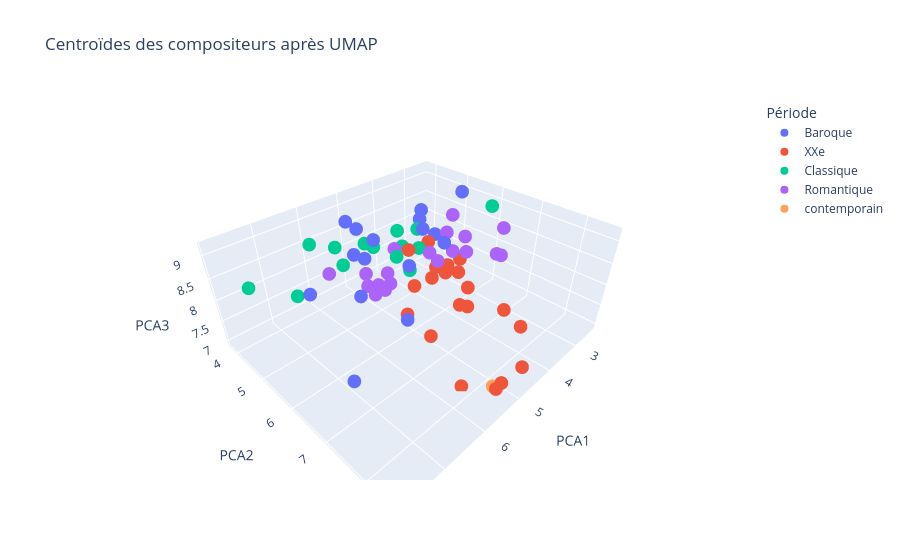

Here is the notebook cell this chart was saved with:
### Code cell
# Calculer les centroïdes pour chaque compositeur
# On retire la colonne 'periode' avant de faire la moyenne
df_X = pd.DataFrame(X_umap_3d)
df_X['composer'] = y
centroides = df_X.groupby('composer').mean()
df_X['periode'] = periodes

# Récupérer la période dominante pour chaque compositeur
periode_centroide = df_X.groupby('composer')['periode'].agg(lambda x: x.value_counts().idxmax())

# Affichage des centroïdes sur plotly (projection PCA 3D pour visualisation)
centroides_pca = centroides.values

fig = px.scatter_3d(
    x=centroides_pca[:, 0],
    y=centroides_pca[:, 1],
    z=centroides_pca[:, 2],
    # text=centroides.index,
    hover_name=centroides.index,
    color=periode_centroide,
    title="Centroïdes des compositeurs après UMAP",
    labels={'x': 'UMAP1', 'y': 'UMAP2', 'z': 'UMAP3', 'color': 'Période'}
)
fig.update_traces(marker=dict(size=8))
fig.show()

### Figure 1 — Plotly figure (JSON) as saved in the notebook; plotly's stock layout.template omitted (floating-point values rounded to 4 significant figures)
{"data": [{"hovertemplate": "<b>%{hovertext}</b><br><br>Période=Baroque<br>PCA1=%{x}<br>PCA2=%{y}<br>PCA3=%{z}<extra></extra>", "hovertext": ["Albinoni; Tomaso", "Bach; Carl Philipp Emanuel", "Bach; Johann Sebastian", "Corelli; Arcangelo", "Couperin; Francois", "Giustini; Lodovico", "Handel; George Frederic", "Lully; Jean-Baptiste", "Mozart; Leopold", "Platti; Giovanni Benedetto", "Purcell; Henry", "Rameau; Jean-Phillipe", "Scarlatti; Domenico", "Stamitz; Johann", "Telemann; Georg Philipp", "Vivaldi; Antonio"], "legendgroup": "Baroque", "marker": {"color": "#636efa", "size": 8, "symbol": "circle"}, "mode": "markers", "name": "Baroque", "scene": "scene", "showlegend": true, "type": "scatter3d", "x": [2.754, 5.378, 5.792, 3.541, 5.917, 5.699, 2.401, 6.718, 4.953, 4.104, 7.856, 6.548, 7.068, 4.28, 5.308, 4.082], "y": [4.006, 6.272, 5.509, 4.726, 5.354, 5.678, 4.994, 7.614, 3.825, 5.721, 7.771, 6.316, 5.584, 6.138, 4.674, 5.352], "z": [8.244, 8.773, 8.775, 8.519, 8.845, 9.201, 8.92, 9.05, 8.637, 8.729, 8.748, 8.711, 8.642, 8.763, 8.903, 8.702]}, {"hovertemplate": "<b>%{hovertext}</b><br><br>Période=XXe<br>PCA1=%{x}<br>PCA2=%{y}<br>PCA3=%{z}<extra></extra>", "hovertext": ["Antheil; George", "Bartok; Bela", "Berg; Alban", "Britten; Benjamin", "Debussy; Claude", "Hindemith; Paul", "Ives; Charles Edward", "Mahler; Gustav", "Messiaen; Olivier", "Milhaud; Darius", "Prokofiew; Sergej", "Ravel; Maurice", "Schoenberg; Arnold", "Shostakovich; Dmitri", "Sibelius; Jean", "Strauss; Richard", "Stravinsky; Igor", "Varese; Edgar", "Webern; Anton", "Weill; Kurt"], "legendgroup": "XXe", "marker": {"color": "#EF553B", "size": 8, "symbol": "circle"}, "mode": "markers", "name": "XXe", "scene": "scene", "showlegend": true, "type": "scatter3d", "x": [4.415, 5.895, 4.593, 4.888, 5.522, 4.574, 4.605, 4.364, 5.596, 4.782, 4.673, 6.283, 4.419, 4.751, 5.074, 4.822, 5.394, 5.556, 5.452, 3.874], "y": [6.735, 7.323, 8.427, 7.287, 6.971, 7.865, 6.228, 5.782, 8.546, 6.675, 6.854, 7.157, 8.163, 7.159, 5.946, 6.667, 6.422, 7.8, 8.549, 6.232], "z": [7.619, 8.054, 7.178, 8.129, 8.91, 8.195, 8.381, 8.674, 7.461, 8.705, 8.581, 8.651, 7.888, 8.421, 8.846, 8.554, 8.41, 6.929, 7.497, 8.257]}, {"hovertemplate": "<b>%{hovertext}</b><br><br>Période=Classique<br>PCA1=%{x}<br>PCA2=%{y}<br>PCA3=%{z}<extra></extra>", "hovertext": ["Bach; Johann Christian", "Beethoven; Ludwig van", "Boccherini; Luigi Rodolofo", "Cimarosa; Domenico", "Clementi; Muzio", "Dussek; Jan Ladislav", "Haydn; Johann Michael", "Haydn; Joseph", "Mozart; Wolfgang Amadeus", "Pleyel; Ignace Joseph", "Rossini; Gioacchino", "Salieri; Antonio", "Schubert; Franz", "Weber; Carl Maria von"], "legendgroup": "Classique", "marker": {"color": "#00cc96", "size": 8, "symbol": "circle"}, "mode": "markers", "name": "Classique", "scene": "scene", "showlegend": true, "type": "scatter3d", "x": [2.442, 4.614, 5.956, 3.896, 6.143, 5.194, 5.404, 5.034, 5.146, 3.884, 7.203, 7.43, 5.363, 4.62], "y": [5.905, 5.762, 5.031, 5.003, 4.205, 5.047, 3.981, 5.559, 4.698, 4.334, 5.388, 3.913, 6.274, 5.283], "z": [8.867, 8.626, 8.492, 8.503, 8.692, 8.591, 8.232, 8.513, 8.513, 8.204, 8.574, 8.124, 8.673, 8.474]}, {"hovertemplate": "<b>%{hovertext}</b><br><br>Période=Romantique<br>PCA1=%{x}<br>PCA2=%{y}<br>PCA3=%{z}<extra></extra>", "hovertext": ["Berlioz; Hector", "Borodin; Alexander", "Brahms; Johannes", "Bruckner; Anton", "Chopin; Frederic", "Dvorak; Antonin", "Faure; Gabriel", "Grieg; Edvard", "Liszt; Franz", "Mendelssohn-Bartholdy; Felix", "Mussorgsky; Modest", "Rimsky-Korsakov; Nicolai", "Saint-Saens; Camille", "Schumann; Clara", "Schumann; Robert", "Smetana; Bedrich", "Tchaikovsky; Peter Iljitsch", "Verdi; Giuseppe", "Wagner; Richard"], "legendgroup": "Romantique", "marker": {"color": "#ab63fa", "size": 8, "symbol": "circle"}, "mode": "markers", "name": "Romantique", "scene": "scene", "showlegend": true, "type": "scatter3d", "x": [3.945, 4.273, 6.165, 3.355, 5.279, 5.489, 4.253, 6.588, 4.515, 5.997, 4.472, 5.779, 3.391, 4.091, 4.97, 5.791, 4.989, 5.507, 6.247], "y": [6.086, 6.64, 6.493, 6.865, 6.872, 5.866, 7.458, 5.499, 6.882, 6.122, 7.505, 5.535, 5.573, 6.03, 5.428, 5.516, 6.409, 5.815, 6.332], "z": [8.414, 9.092, 8.74, 9.016, 9.096, 8.241, 9.023, 8.801, 8.965, 8.58, 9.164, 8.16, 8.867, 8.88, 8.615, 8.442, 8.947, 8.464, 8.602]}, {"hovertemplate": "<b>%{hovertext}</b><br><br>Période=contemporain<br>PCA1=%{x}<br>PCA2=%{y}<br>PCA3=%{z}<extra></extra>", "hovertext": ["Boulez; Pierre"], "legendgroup": "contemporain", "marker": {"color": "#FFA15A", "size": 8, "symbol": "circle"}, "mode": "markers", "name": "contemporain", "scene": "scene", "showlegend": true, "type": "scatter3d", "x": [5.331], "y": [8.316], "z": [7.149]}], "layout": {"legend": {"title": {"text": "Période"}, "tracegroupgap": 0}, "scene": {"domain": {"x": [0, 1], "y": [0, 1]}, "xaxis": {"title": {"text": "PCA1"}}, "yaxis": {"title": {"text": "PCA2"}}, "zaxis": {"title": {"text": "PCA3"}}}, "title": {"text": "Centroïdes des compositeurs après UMAP"}}}
